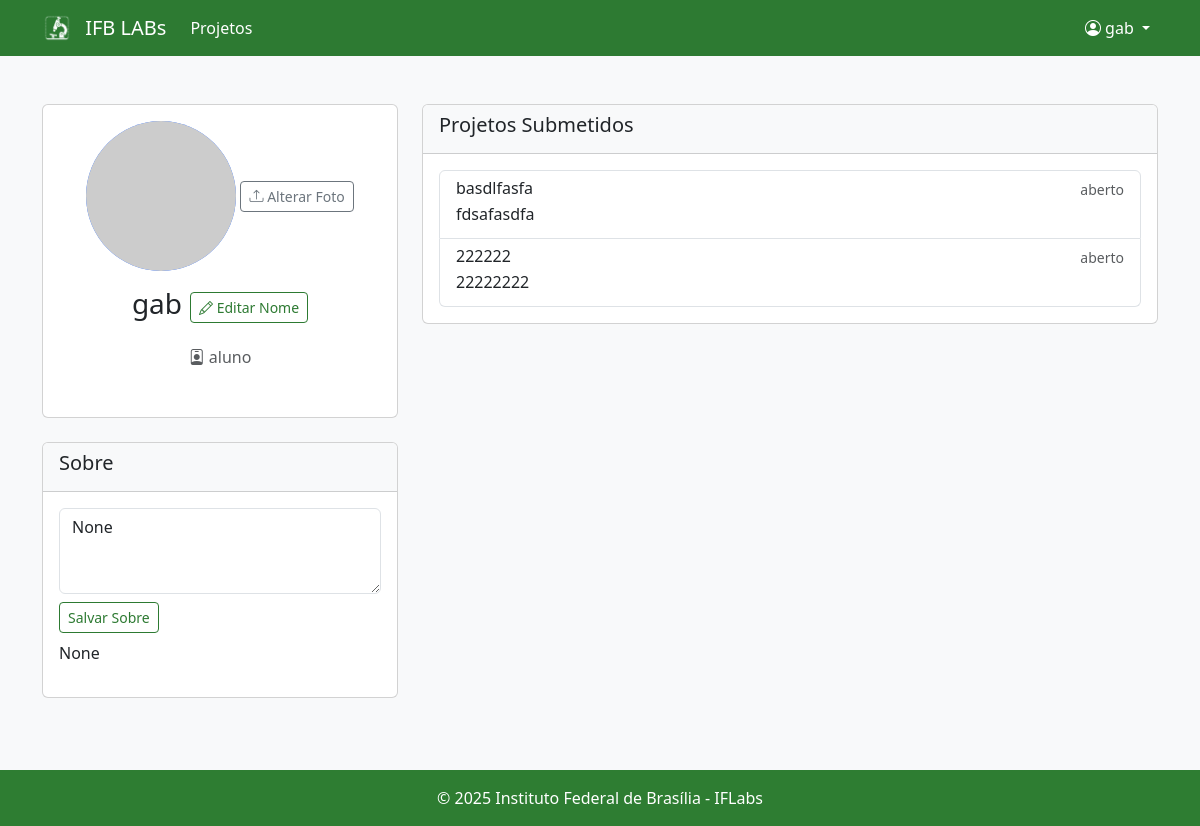
The page /perfil (signed in) on the database its author committed.
### src/models.py (models this page shows, shortened)
class Aluno(UserMixin, db.Model):
    __tablename__ = 'aluno'
    matricula = db.Column(db.String(20), primary_key=True)
    nome = db.Column(db.String(100), nullable=False)
    email = db.Column(db.String(120), unique=True, nullable=False)
    senha = db.Column(db.String(128), nullable=False)
    sobre = db.Column(db.Text, nullable=True)
    foto_perfil = db.Column(db.String(255), nullable=True)  # Caminho da foto
    aprovado = db.Column(db.Boolean, default=False)  # Novo campo para aprovação
    membros_projeto = db.relationship('MembroProjeto', backref='aluno', lazy=True)

class Projeto(db.Model):
    __tablename__ = 'projeto'
    id = db.Column(db.Integer, primary_key=True)
    titulo = db.Column(db.String(255), nullable=False)
    status = db.Column(db.String(50), nullable=False, default='aberto')
    descricao = db.Column(db.String(2000), nullable=False)
    requisitos = db.Column(db.String(1000), nullable=True)
    tipo_vaga = db.Column(db.String(50), nullable=True)
    area_conhecimento = db.Column(db.String(100), nullable=True)
    user_id = db.Column(db.String(20), db.ForeignKey('professor.matricula'), nullable=False)
    data_criacao = db.Column(db.DateTime, default=db.func.now())
    membros = db.relationship('MembroProjeto', backref='projeto', lazy=True)

### main.py (the view)
@app.route('/perfil')
@login_required
def perfil():
    matricula = request.args.get('matricula')
    user = None
    if matricula:
        user = Aluno.query.options(joinedload(getattr(Aluno, 'membros_projeto'))).filter_by(matricula=matricula).first()
        if not user:
            user = Professor.query.options(joinedload(getattr(Professor, 'projetos'))).filter_by(matricula=matricula).first()
    if not user:
        if current_user.is_authenticated and hasattr(current_user, 'membros_projeto'):
            user = Aluno.query.options(joinedload(getattr(Aluno, 'membros_projeto'))).filter_by(matricula=current_user.matricula).first()
        elif current_user.is_authenticated and hasattr(current_user, 'projetos'):
            user = Professor.query.options(joinedload(getattr(Professor, 'projetos'))).filter_by(matricula=current_user.matricula).first()
        else:
            user = current_user
    return render_template('usuarios/perfil.html', user=user)

### main.py (called while the page is built, shortened)
@login_manager.user_loader
def load_user(user_id):
    user = Aluno.query.filter_by(matricula=user_id).first()
    if user:
        user.tipo = 'aluno'
        return user

### templates/usuarios/perfil.html (shortened to what this page needs)
<!DOCTYPE html>
<html lang="pt-br">
<head>
<link href="https://cdn.jsdelivr.net/npm/bootstrap@5.3.2/dist/css/bootstrap.min.css" rel="stylesheet" />
<link href="https://cdn.jsdelivr.net/npm/bootstrap-icons@1.10.5/font/bootstrap-icons.css" rel="stylesheet" />
</head>
<body class="bg-light">
<nav class="navbar navbar-expand-lg navbar-dark" style="background-color: #2E7D32;">
  <div class="container">
    <a class="navbar-brand" href="{{ url_for('index') }}">
        <img src="{{ url_for('static', filename='images/iflab_logo.png') }}" alt="IFB" height="30" class="d-inline-block align-top me-2">
        IFB LABs
    </a>
    <div class="collapse navbar-collapse" id="navbarNav">
        <ul class="navbar-nav me-auto">
            <li class="nav-item">
                <a class="nav-link" href="{{ url_for('listar_projetos') }}">Projetos</a>
            </li>
        </ul>
        <ul class="navbar-nav">
            {% if current_user.is_authenticated %}
            <li class="nav-item dropdown">
                <a class="nav-link dropdown-toggle" href="#" id="navbarDropdown" role="button" data-bs-toggle="dropdown">
                    <i class="bi bi-person-circle"></i> {{ current_user.nome }}
                </a>
            </li>
            {% endif %}
        </ul>
    </div>
  </div>
</nav>
<div class="container py-5">
  <div class="row">
    <div class="col-md-4">
      <div class="card mb-4 text-center">
        <div class="card-body">
          <form id="fotoForm" method="POST" action="/perfil/alterar_foto" enctype="multipart/form-data">
            {% if user.foto_perfil %}
              <img id="avatarImg" src="{{ url_for('static', filename='uploads/' ~ user.foto_perfil) }}" alt="Avatar" class="rounded-circle mb-3" width="150" height="150" />
            {% else %}
              <img id="avatarImg" src="https://ui-avatars.com/api/?name={{ user.nome|replace(' ', '+') }}&background=0D6EFD&color=fff&size=150" alt="Avatar" class="rounded-circle mb-3" width="150" height="150" />
            {% endif %}
            <button type="button" id="uploadAvatar" class="btn btn-outline-secondary btn-sm mb-3">
              <i class="bi bi-upload"></i> Alterar Foto
            </button>
          </form>
          <form id="nomeForm" method="POST" action="/perfil/editar_nome" class="mb-2">
            <div class="d-flex justify-content-center align-items-center gap-2">
              <h3 id="userNameDisplay" class="d-inline">{{ user.nome }}</h3>
              <button type="button" id="editNameBtn" class="btn btn-outline-primary btn-sm">
                <i class="bi bi-pencil"></i> Editar Nome
              </button>
            </div>
          </form>
          <p class="text-muted mt-3">
            <i class="bi bi-person-badge"></i> <span id="display_tipo">{{ user.tipo }}</span><br />
          </p>
        </div>
      </div>
      <div class="card mb-4">
        <div class="card-header bg-light">
          <h5>Sobre</h5>
        </div>
        <div class="card-body">
          <form id="sobreForm" method="POST" action="/perfil/editar" class="mb-2">
            <textarea name="sobre" id="sobreInput" class="form-control mb-2" rows="3">{{ user.sobre }}</textarea>
            <button type="submit" class="btn btn-outline-primary btn-sm">Salvar Sobre</button>
          </form>
          <p id="display_sobre">{{ user.sobre or 'Este é um texto sobre o usuário. Aqui aparece o que ele escreveu sobre si mesmo.' }}</p>
        </div>
      </div>
    </div>
    <div class="col-md-8">
      {% if user.tipo == 'professor' %}
        <div class="card mb-4">
          <div class="card-header bg-light d-flex justify-content-between align-items-center">
            <h5>Projetos Criados</h5>
            <a href="/projetos/criar" class="btn btn-sm btn-primary" id="newProjectBtn">
              <i class="bi bi-plus"></i> Novo Projeto
            </a>
          </div>
          <div class="card-body">
            <div class="list-group" id="projectList">
              {% for projeto in user.projetos %}
              <a href="/projetos/{{ projeto.id }}" class="list-group-item list-group-item-action">
                <div class="d-flex w-100 justify-content-between">
                  <h6 class="mb-1">{{ projeto.titulo }}</h6>
                  <small class="text-muted">{{ projeto.status }}</small>
                </div>
                <p class="mb-1">{{ projeto.descricao[:100] }}{% if projeto.descricao|length > 100 %}...{% endif %}</p>
                <small class="text-muted">{{ projeto.membros|length }} candidatura(s)</small>
              </a>
              {% else %}
              <div class="text-muted">Nenhum projeto criado.</div>
              {% endfor %}
            </div>
          </div>
        </div>
      {% elif user.tipo == 'aluno' %}
        <div class="card mb-4">
          <div class="card-header bg-light d-flex justify-content-between align-items-center">
            <h5>Projetos Submetidos</h5>
          </div>
          <div class="card-body">
            <div class="list-group" id="projectList">
              {% set projetos_submetidos = [] %}
              {% for projeto in projetos_submetidos %}
              <a href="/projetos/{{ projeto.id }}" class="list-group-item list-group-item-action">
                <div class="d-flex w-100 justify-content-between">
                  <h6 class="mb-1">{{ projeto.titulo }}</h6>
                  <small class="text-muted">{{ projeto.status }}</small>
                </div>
                <p class="mb-1">{{ projeto.descricao[:100] }}{% if projeto.descricao|length > 100 %}...{% endif %}</p>
              </a>
              {% else %}
              <div class="text-muted">Nenhum projeto submetido.</div>
              {% endfor %}
            </div>
          </div>
        </div>
      {% endif %}
    </div>
  </div>
</div>
    <footer class="mt-auto py-3" style="background-color: #2E7D32;">
        <div class="container text-center text-white">
            © 2025 Instituto Federal de Brasília - IFLabs
        </div>
    </footer>
</body>
</html>

### templates/usuarios/perfil.html (style rules this page uses)
:root { --bs-primary: #2d7a32 !important; --bs-primary-rgb: 45, 122, 50 !important; --bs-link-color: #2d7a32 !important; --bs-link-hover-color: #215b25 !important; }
.bg-primary, .navbar, .card-header.bg-primary { background-color: #2d7a32 !important; }
.navbar-brand, .navbar-nav .nav-link, .text-white, .btn-primary, .card-header.bg-primary { color: #fff !important; }
.btn-outline-primary { color: #2d7a32 !important; border-color: #2d7a32 !important; }
img[src*="ui-avatars.com"] { background-color: #2d7a32 !important; }
img[src*="ui-avatars.com"][src*="background=0D6EFD"] { filter: hue-rotate(110deg) saturate(2.5); }

### rows shown on the page
Aluno: nome "gab", sobre "None"
Projeto: titulo "basdlfasfa", status "aberto", descricao "fdsafasdfa"
Projeto: titulo "222222", status "aberto", descricao "22222222"

### other values the page prints
{{ user.tipo }} "aluno"
